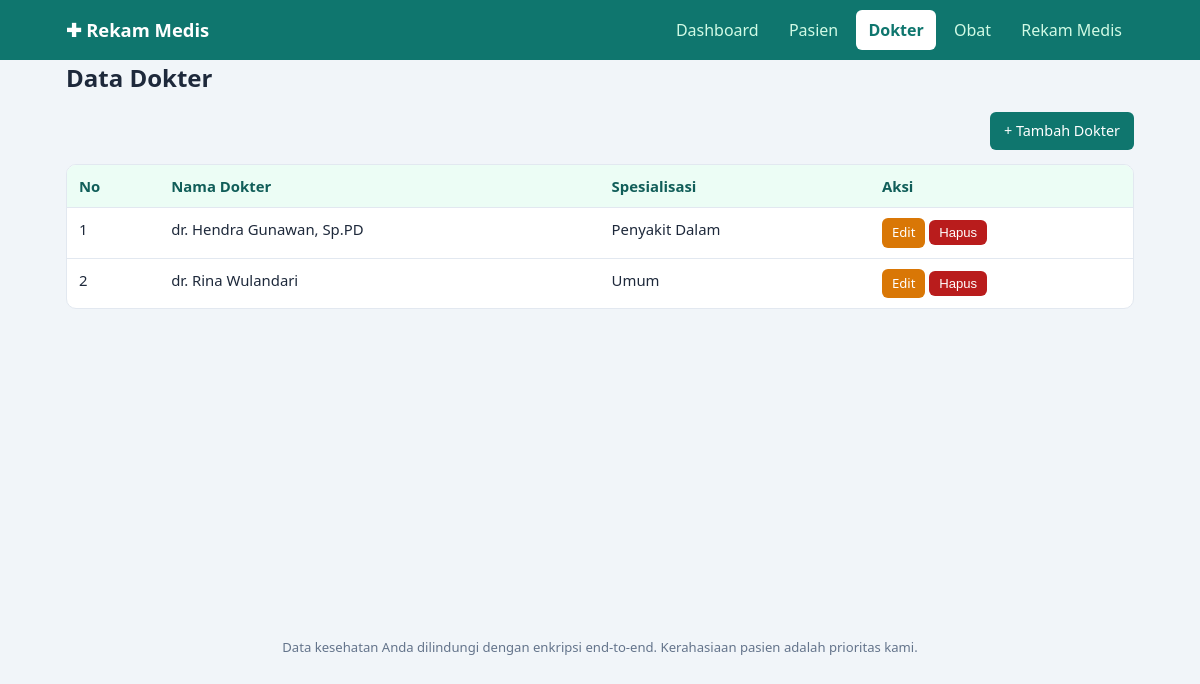
Screenshot of /dokter.php with the database file from the repository.
### tables this page shows
CREATE TABLE dokter (
  id_dokter    INT(11)      NOT NULL AUTO_INCREMENT,
  nama_dokter  VARCHAR(100) NOT NULL,
  spesialisasi VARCHAR(50)  NOT NULL,
  PRIMARY KEY (id_dokter)
);

### koneksi.php (called while the page is built, shortened)
<?php
function e($teks)
{
    return htmlspecialchars((string)$teks, ENT_QUOTES, 'UTF-8');
}

### dokter.php (the view, shortened to what this page needs)
<?php
require_once 'koneksi.php';
$aksi = $_GET['aksi'] ?? 'list';
$errors = [];
$data = ['id_dokter' => 0, 'nama_dokter' => '', 'spesialisasi' => ''];
require 'header.php';
if ($aksi === 'tambah' || $aksi === 'edit'):
?>
<h1><?= $aksi === 'edit' ? 'Edit' : 'Tambah' ?> Dokter</h1>
<div class="kartu">
  <?php if ($errors): ?>
    <div class="alert err"><ul><?php foreach ($errors as $er): ?><li><?= e($er) ?></li><?php endforeach; ?></ul></div>
  <?php endif; ?>
  <form method="post" action="dokter.php?aksi=<?= e($aksi) ?>">
    <input type="hidden" name="id_dokter" value="<?= (int)$data['id_dokter'] ?>">
    <div class="grid2">
      <div><label for="nama_dokter">Nama Dokter</label>
        <input type="text" id="nama_dokter" name="nama_dokter" maxlength="100" required value="<?= e($data['nama_dokter']) ?>"></div>
      <div><label for="spesialisasi">Spesialisasi</label>
        <input type="text" id="spesialisasi" name="spesialisasi" maxlength="50" required value="<?= e($data['spesialisasi']) ?>"></div>
    </div>
    <div class="form-aksi">
      <button class="btn" type="submit">Simpan</button>
      <a class="btn abu" href="dokter.php">Batal</a>
    </div>
  </form>
</div>
<?php
else:
    $rows = $conn->query('SELECT * FROM dokter ORDER BY id_dokter DESC')->fetch_all(MYSQLI_ASSOC);
?>
<h1>Data Dokter</h1>
<div class="toolbar">
  <a class="btn" href="dokter.php?aksi=tambah">+ Tambah Dokter</a>
</div>
<div class="tabel-wrap">
<table>
  <thead><tr><th>No</th><th>Nama Dokter</th><th>Spesialisasi</th><th>Aksi</th></tr></thead>
  <tbody>
  <?php foreach ($rows as $i => $r): ?>
    <tr>
      <td><?= $i + 1 ?></td>
      <td><?= e($r['nama_dokter']) ?></td>
      <td><?= e($r['spesialisasi']) ?></td>
      <td class="aksi">
        <a class="btn kuning kecil" href="dokter.php?aksi=edit&id=<?= (int)$r['id_dokter'] ?>">Edit</a>
        <form method="post" onsubmit="return confirm('Hapus dokter ini?')">
          <button class="btn merah kecil" type="submit">Hapus</button>
        </form>
      </td>
    </tr>
  <?php endforeach; ?>
  </tbody>
</table>
</div>
<?php endif; ?>
<?php require 'footer.php'; ?>

### style.css (style rules this page uses)
:root { --hijau:#0f766e;--hijau-tua:#115e59;--abu:#f1f5f9;--garis:#e2e8f0;--teks:#1e293b;--merah:#b91c1c }
* { box-sizing:border-box }
body { margin:0;font-family:"Segoe UI",Roboto,Arial,sans-serif;background:var(--abu);color:var(--teks);line-height:1.5 }
h1 { margin:0 0 16px;font-size:1.5rem }
.toolbar { display:flex;justify-content:space-between;align-items:center;flex-wrap:wrap;gap:10px;margin-bottom:14px }
.tabel-wrap { overflow-x:auto;background:#fff;border:1px solid var(--garis);border-radius:10px }
table { width:100%;border-collapse:collapse;font-size:.93rem }
th,td { padding:10px 12px;text-align:left;border-bottom:1px solid var(--garis);vertical-align:top }
th { background:#ecfdf5;color:var(--hijau-tua);white-space:nowrap }
tr:last-child td { border-bottom:0 }
.btn { display:inline-block;border:0;border-radius:6px;padding:8px 14px;font-size:.9rem;cursor:pointer;text-decoration:none;background:var(--hijau);color:#fff }
.btn.kuning { background:#d97706 }
.btn.merah { background:var(--merah) }
.btn.kecil { padding:5px 10px;font-size:.82rem }
.aksi { white-space:nowrap }
.aksi form { display:inline }

### rows the page displays
dokter: nama_dokter "dr. Hendra Gunawan, Sp.PD", spesialisasi "Penyakit Dalam"
dokter: nama_dokter "dr. Rina Wulandari", spesialisasi "Umum"

### other values shown
$label "Dashboard"
$label "Pasien"
$label "Dokter"
$label "Obat"
$label "Rekam Medis"
